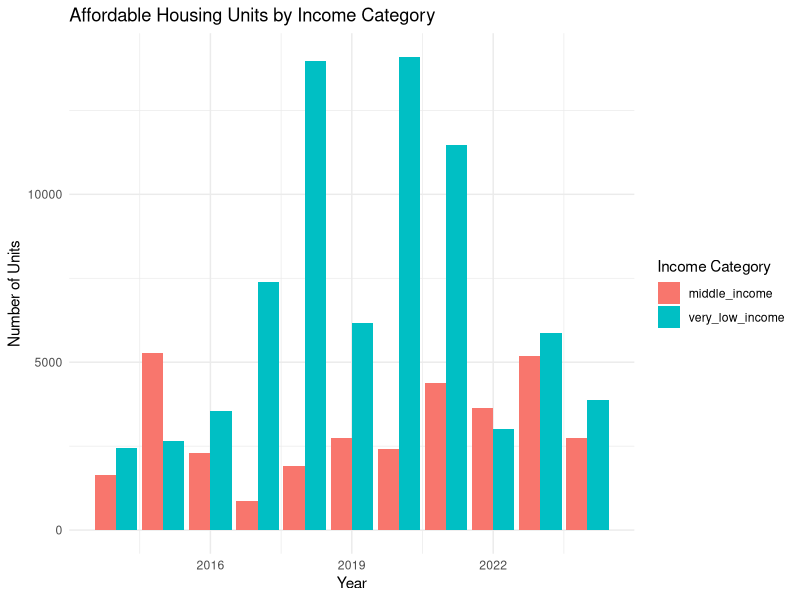
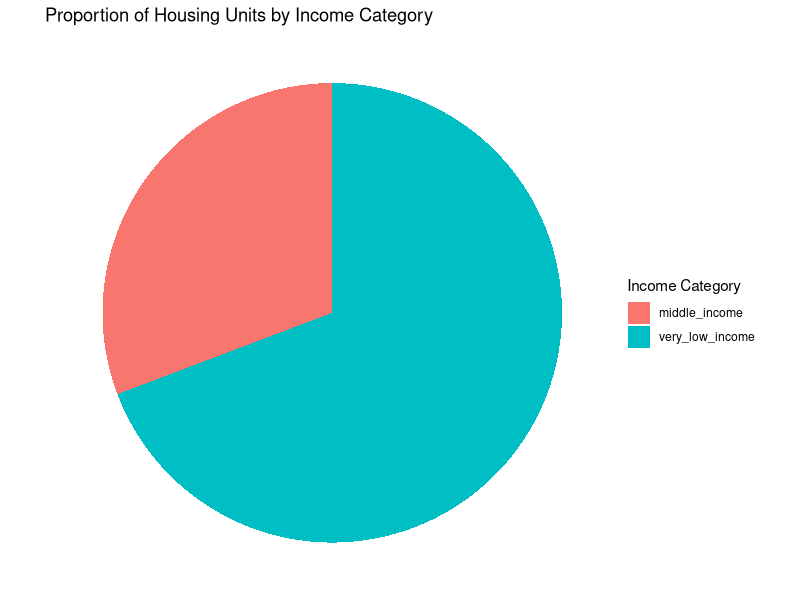
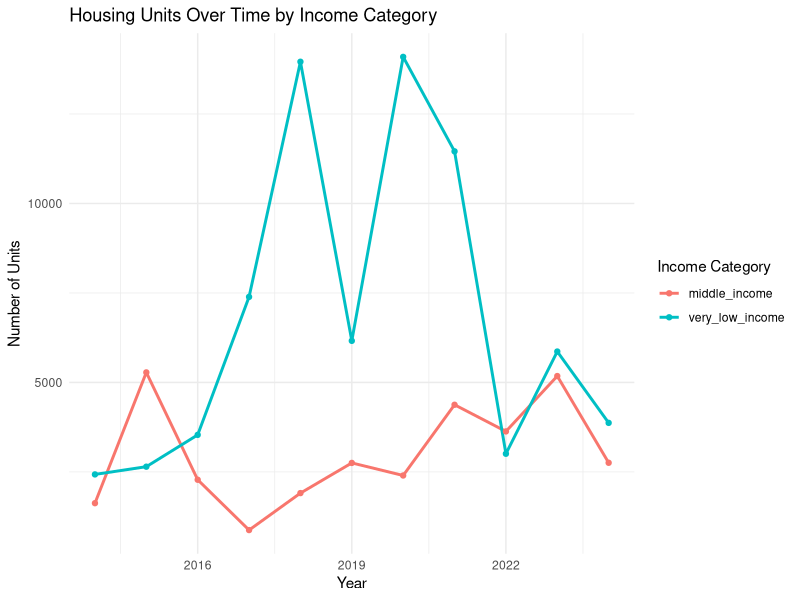
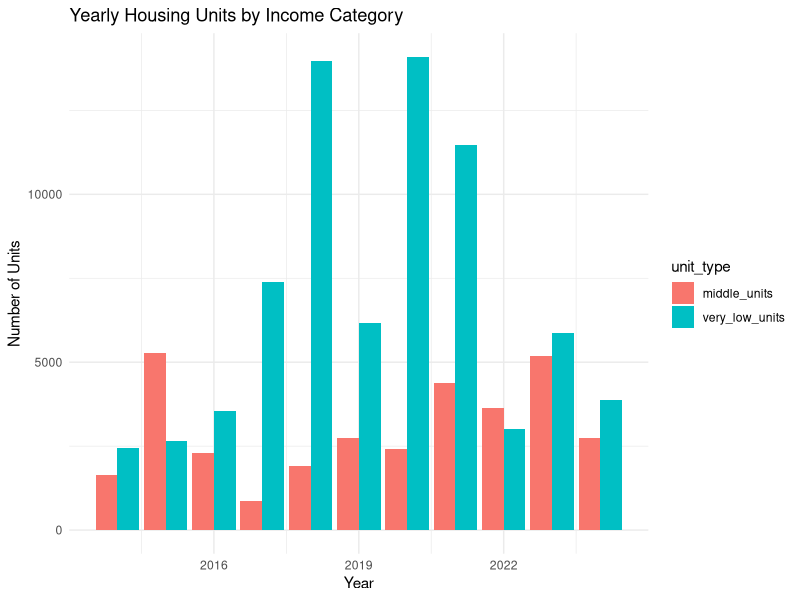
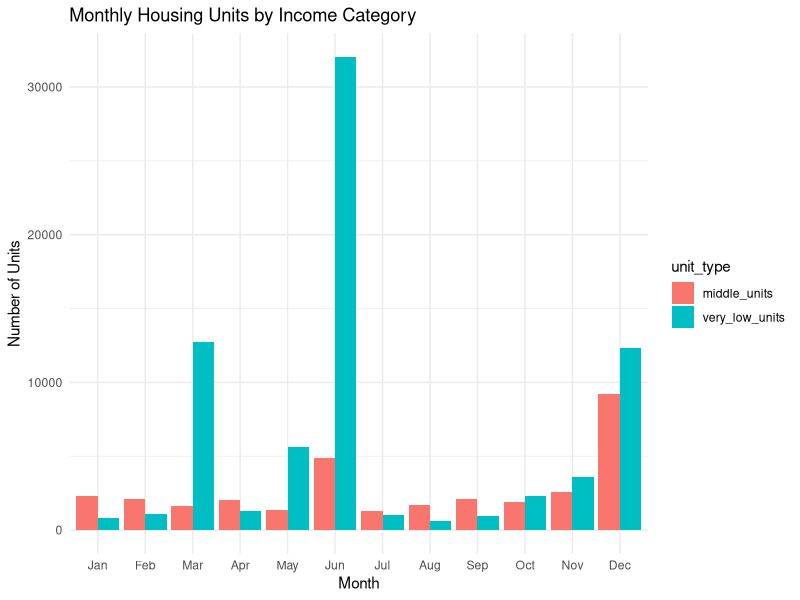

R code for these plots, in order:
## ---- chunk 1
knitr::opts_chunk$set(echo = TRUE)
## ---- chunk 2
library(tidyverse)

# Read the CSV
housing_data <- read_csv("Affordable_Housing_Production_by_Project_20241202.csv")

# Data Preprocessing
processed_data <- housing_data %>%
  # Remove rows with NA in key columns
  drop_na(`Project Start Date`, `Very Low Income Units`, `Middle Income Units`, `Total Units`) %>%
  # Parse dates using specific format
  mutate(
    project_start_date = as.Date(`Project Start Date`, format = "%m/%d/%Y"),
    project_start_year = year(project_start_date)
  ) %>%
  # Filter for 2014-2024 range
  filter(
    project_start_year >= 2014 & 
    project_start_year <= 2024
  )

# 1. Bar Chart of Housing Units
bar_chart <- processed_data %>%
  group_by(project_start_year) %>%
  summarise(
    very_low_income = sum(`Very Low Income Units`, na.rm = TRUE),
    middle_income = sum(`Middle Income Units`, na.rm = TRUE)
  ) %>%
  pivot_longer(cols = c(very_low_income, middle_income), 
               names_to = "income_category", 
               values_to = "units") %>%
  ggplot(aes(x = project_start_year, y = units, fill = income_category)) +
  geom_bar(stat = "identity", position = "dodge") +
  labs(
    title = "Affordable Housing Units by Income Category",
    x = "Year",
    y = "Number of Units",
    fill = "Income Category"
  ) +
  theme_minimal()

# 2. Pie Chart of Unit Proportions
pie_chart_data <- processed_data %>%
  summarise(
    very_low_income = sum(`Very Low Income Units`, na.rm = TRUE),
    middle_income = sum(`Middle Income Units`, na.rm = TRUE)
  ) %>%
  pivot_longer(cols = everything(), names_to = "category", values_to = "units")

pie_chart <- pie_chart_data %>%
  ggplot(aes(x = "", y = units, fill = category)) +
  geom_bar(stat = "identity", width = 1) +
  coord_polar("y", start = 0) +
  labs(
    title = "Proportion of Housing Units by Income Category",
    fill = "Income Category"
  ) +
  theme_void()

# 3. Time Series Line Graph
time_series <- processed_data %>%
  group_by(project_start_year) %>%
  summarise(
    very_low_income = sum(`Very Low Income Units`, na.rm = TRUE),
    middle_income = sum(`Middle Income Units`, na.rm = TRUE)
  ) %>%
  pivot_longer(cols = c(very_low_income, middle_income), 
               names_to = "income_category", 
               values_to = "units") %>%
  ggplot(aes(x = project_start_year, y = units, color = income_category, group = income_category)) +
  geom_line(linewidth = 1) +
  geom_point() +
  labs(
    title = "Housing Units Over Time by Income Category",
    x = "Year",
    y = "Number of Units",
    color = "Income Category"
  ) +
  theme_minimal()

# Statistical Analysis
total_very_low <- sum(processed_data$`Very Low Income Units`, na.rm = TRUE)
total_middle <- sum(processed_data$`Middle Income Units`, na.rm = TRUE)
total_units <- sum(processed_data$`Total Units`, na.rm = TRUE)

prop_very_low <- total_very_low / total_units
prop_middle <- total_middle / total_units

# Two-proportion z-test (manual calculation)
pooled_prop <- (total_very_low + total_middle) / (2 * total_units)
se <- sqrt(pooled_prop * (1 - pooled_prop) * (2 / total_units))
z_stat <- (prop_very_low - prop_middle) / se
p_value <- 2 * (1 - pnorm(abs(z_stat)))

# Print results
cat("Two-Proportion Z-Test Results:\n")
cat("Z-statistic:", z_stat, "\n")
cat("P-value:", p_value, "\n")
cat("Proportion of Very Low Income Units:", prop_very_low, "\n")
cat("Proportion of Middle Income Units:", prop_middle, "\n")

# Optional: Print all 3 plots
print(bar_chart)
print(pie_chart)
print(time_series)


## ---- chunk 3

processed_data <- housing_data %>%
  mutate(
    project_start_year = as.numeric(str_extract(`Project Start Date`, "\\d{4}")),
    project_start_month = as.numeric(str_extract(`Project Start Date`, "^\\d+"))
  ) %>%
  filter(project_start_year >= 2014 & project_start_year <= 2024)

# Data Preprocessing
processed_data <- housing_data %>%
  drop_na(`Project Start Date`, `Very Low Income Units`, `Middle Income Units`, `Total Units`) %>%
  mutate(
    project_start_date = as.Date(`Project Start Date`, format = "%m/%d/%Y"),
    project_start_year = year(project_start_date),
    project_start_month = month(project_start_date, label = TRUE)
  ) %>%
  filter(project_start_year >= 2014 & project_start_year <= 2024)

# Yearwise Analysis
yearwise_analysis <- processed_data %>%
  group_by(project_start_year) %>%
  summarise(
    very_low_units = sum(`Very Low Income Units`),
    middle_units = sum(`Middle Income Units`),
    total_units = sum(`Total Units`),
    very_low_prop = very_low_units / total_units,
    middle_prop = middle_units / total_units
  )

# Monthwise Analysis
monthwise_analysis <- processed_data %>%
  group_by(project_start_month) %>%
  summarise(
    very_low_units = sum(`Very Low Income Units`),
    middle_units = sum(`Middle Income Units`),
    total_units = sum(`Total Units`),
    very_low_prop = very_low_units / total_units,
    middle_prop = middle_units / total_units
  )

# Yearwise Visualization
yearwise_plot <- yearwise_analysis %>%
  pivot_longer(cols = c(very_low_units, middle_units), 
               names_to = "unit_type", 
               values_to = "units") %>%
  ggplot(aes(x = project_start_year, y = units, fill = unit_type)) +
  geom_bar(stat = "identity", position = "dodge") +
  labs(title = "Yearly Housing Units by Income Category",
       x = "Year", y = "Number of Units") +
  theme_minimal()

# Monthwise Visualization
monthwise_plot <- monthwise_analysis %>%
  pivot_longer(cols = c(very_low_units, middle_units), 
               names_to = "unit_type", 
               values_to = "units") %>%
  ggplot(aes(x = project_start_month, y = units, fill = unit_type)) +
  geom_bar(stat = "identity", position = "dodge") +
  labs(title = "Monthly Housing Units by Income Category",
       x = "Month", y = "Number of Units") +
  theme_minimal()

# Print analyses and plots
print(yearwise_plot)
print(monthwise_plot)
# Yearly Z-Test
yearly_data <- housing_data %>%
  mutate(year = as.numeric(str_extract(`Project Start Date`, "\\d{4}"))) %>%
  filter(year >= 2014 & year <= 2024) %>%
  group_by(year) %>%
  summarise(
    very_low_units = sum(`Very Low Income Units`, na.rm = TRUE),
    middle_units = sum(`Middle Income Units`, na.rm = TRUE),
    total_units = sum(`Total Units`, na.rm = TRUE)
  ) %>%
  mutate(
    very_low_prop = very_low_units / total_units,
    middle_prop = middle_units / total_units,
    pooled_prop = (very_low_units + middle_units) / (2 * total_units),
    se = sqrt(pooled_prop * (1 - pooled_prop) * (2 / total_units)),
    z_stat = (very_low_prop - middle_prop) / se,
    p_value = 2 * (1 - pnorm(abs(z_stat)))
  )

# Monthly Z-Test
monthly_data <- housing_data %>%
  mutate(month = as.numeric(str_extract(`Project Start Date`, "^\\d+"))) %>%
  group_by(month) %>%
  summarise(
    very_low_units = sum(`Very Low Income Units`, na.rm = TRUE),
    middle_units = sum(`Middle Income Units`, na.rm = TRUE),
    total_units = sum(`Total Units`, na.rm = TRUE)
  ) %>%
  mutate(
    very_low_prop = very_low_units / total_units,
    middle_prop = middle_units / total_units,
    pooled_prop = (very_low_units + middle_units) / (2 * total_units),
    se = sqrt(pooled_prop * (1 - pooled_prop) * (2 / total_units)),
    z_stat = (very_low_prop - middle_prop) / se,
    p_value = 2 * (1 - pnorm(abs(z_stat)))
  )

print(yearly_data[, c("year", "very_low_prop", "middle_prop", "z_stat", "p_value")])
print(monthly_data[, c("month", "very_low_prop", "middle_prop", "z_stat", "p_value")])



